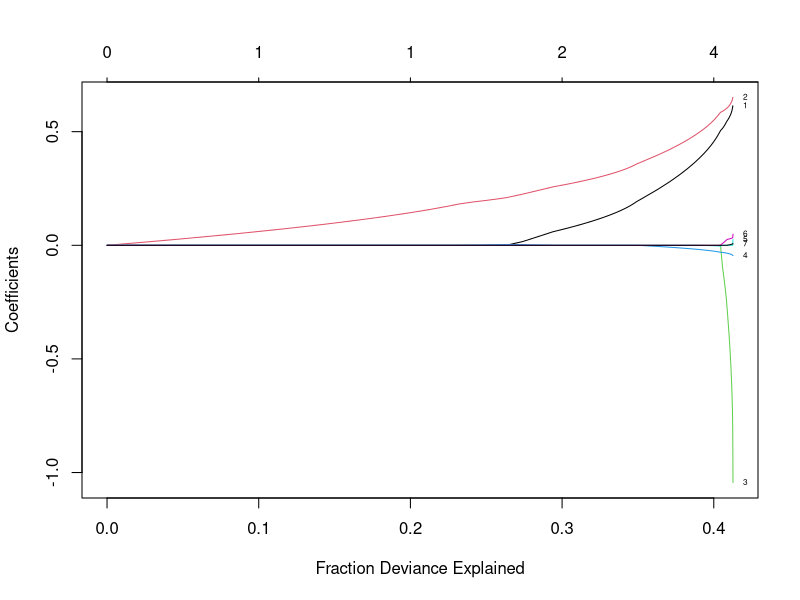
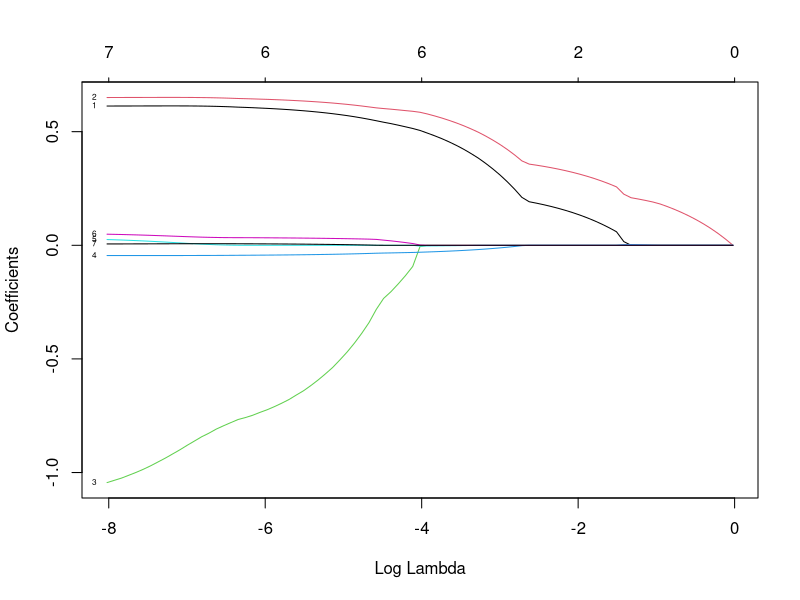
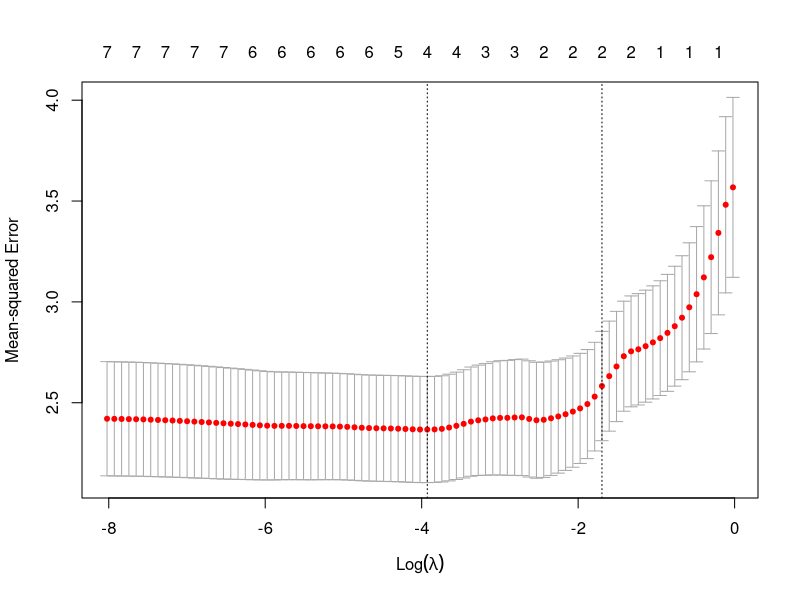

R code for these plots, in order:
## ---- chunk 1
#| code-fold: true
library(here)
stress.data = read.csv(here("stress.csv"))
library(psych)
describe(stress.data, fast = T)

model.lm = lm(Stress ~ Anxiety*Support*group, 
              data = stress.data)
summary(model.lm)$r.squared
## ---- chunk 2
#| code-fold: true
library(caret)
# set control parameters
ctrl <- trainControl(method="cv", number=10)
# use train() instead of lm()
cv.model <- train(Stress ~ Anxiety*Support*group, 
               data = stress.data, 
               trControl=ctrl, # what are the control parameters
               method="lm") # what kind of model
cv.model
## ---- chunk 3
#| code-fold: true
#| 
# provide your original lm model to get matrix of predictors
X.matrix <- model.matrix.lm(model.lm) 
head(X.matrix)
## ---- chunk 4
library(glmnet)
lasso.mod <- glmnet(x = X.matrix[,-1], #don't need the intercept 
                    y = stress.data$Stress)
## ---- chunk 5
lasso.mod
## ---- chunk 6
#| code-fold: true
plot(lasso.mod, xvar = "dev", label = T, )
## ---- chunk 7
#| code-fold: true
plot(lasso.mod, xvar = "lambda", label = TRUE, cex = 8)
## ---- chunk 8
#| code-fold: true
coef = coef(lasso.mod, s = exp(-5))
round(x = coef, digits = 2)
## ---- chunk 9
coef = coef(lasso.mod, s = exp(-4))
round(x = coef, digits = 2)
## ---- chunk 10
coef = coef(lasso.mod, s = 0)
coef
## ---- chunk 11
coef = coef(lasso.mod, s = 1)
coef
## ---- chunk 12
cvfit <- cv.glmnet(x = X.matrix[,-1], y = stress.data$Stress, type.measure = "deviance")
cvfit
## ---- chunk 13
plot(cvfit)
